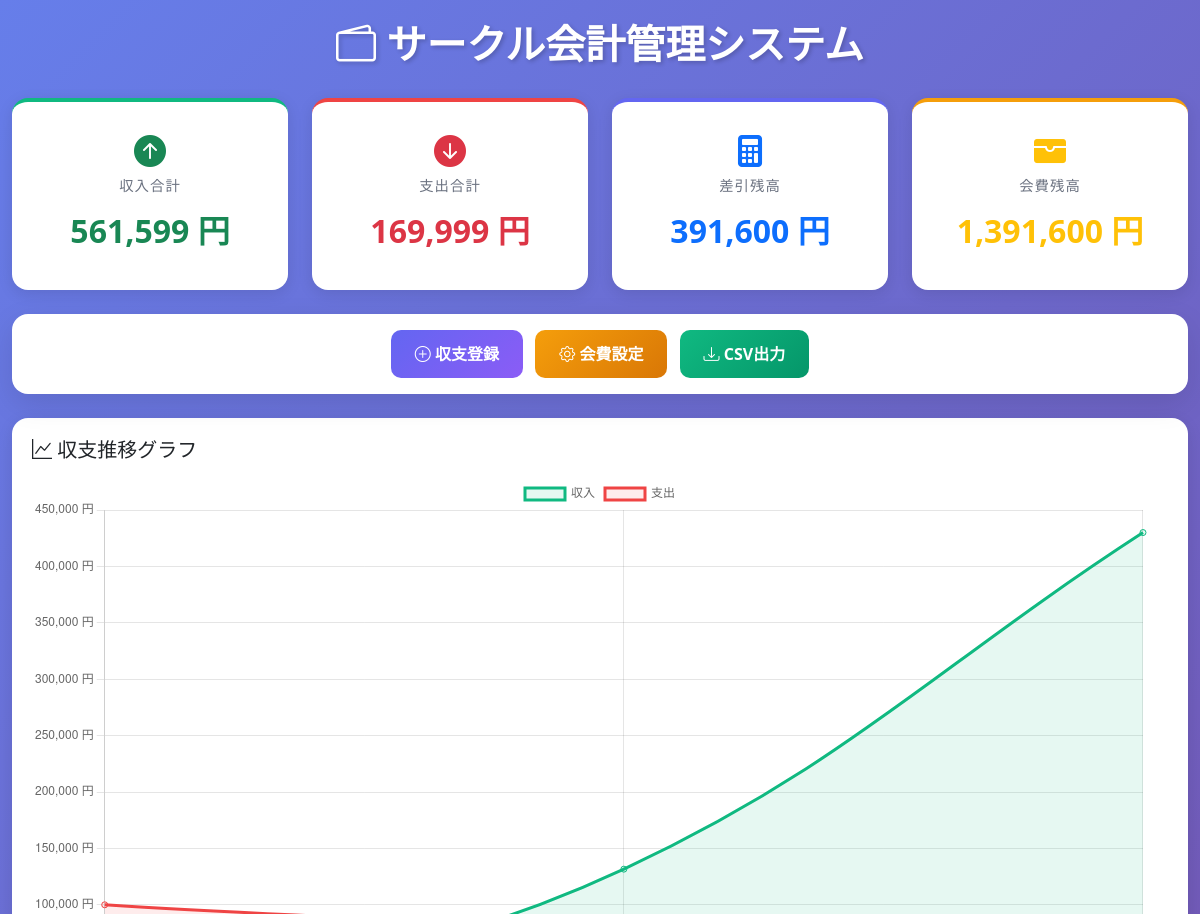
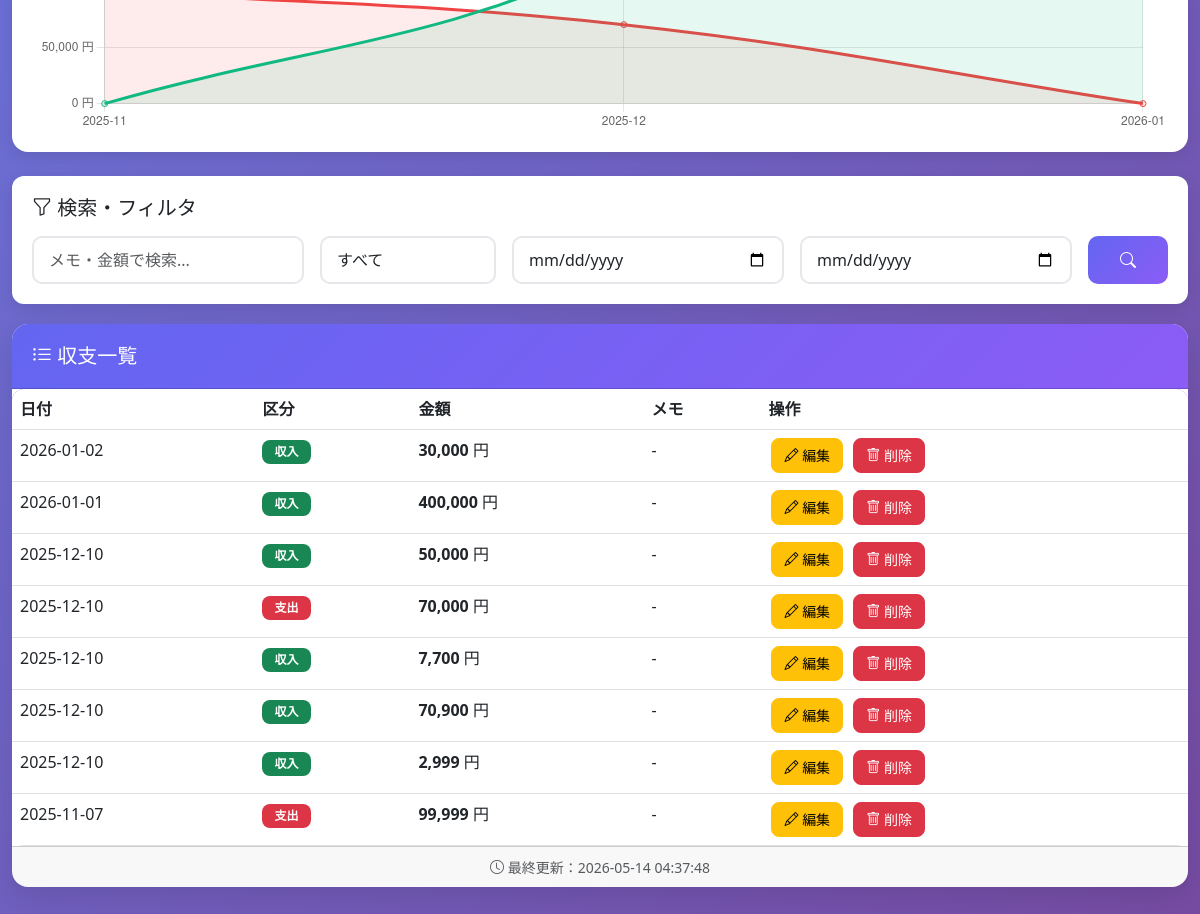
The page / (signed in) on the database its author committed (2 pictures, top to bottom).
### tables this page shows
CREATE TABLE records (
    id INTEGER PRIMARY KEY AUTOINCREMENT,
    date TEXT,
    category TEXT,
    amount INTEGER,
    memo TEXT
);

### app.py (the view)
@app.route('/')
def index():
    conn = sqlite3.connect(DB_NAME)
    c = conn.cursor()
    search_query = request.args.get('search', '')
    category_filter = request.args.get('category', '')
    date_from = request.args.get('date_from', '')
    date_to = request.args.get('date_to', '')
    query = "SELECT * FROM records WHERE 1=1"
    params = []
    if search_query:
        query += " AND (memo LIKE ? OR amount LIKE ?)"
        params.extend([f'%{search_query}%', f'%{search_query}%'])
    if category_filter:
        query += " AND category = ?"
        params.append(category_filter)
    if date_from:
        query += " AND date >= ?"
        params.append(date_from)
    if date_to:
        query += " AND date <= ?"
        params.append(date_to)
    query += " ORDER BY date DESC"
    c.execute(query, params)
    records = c.fetchall()
    c.execute("SELECT SUM(amount) FROM records WHERE category='収入'")
    income = c.fetchone()[0] or 0
    c.execute("SELECT SUM(amount) FROM records WHERE category='支出'")
    expense = c.fetchone()[0] or 0
    balance = income - expense
    c.execute("SELECT initial_fee FROM settings WHERE id = 1")
    initial_fee = c.fetchone()[0]
    remaining_fee = initial_fee + balance
    c.execute("""
        SELECT strftime('%Y-%m', date) as month,
               category,
               SUM(amount) as total
        FROM records
        GROUP BY month, category
        ORDER BY month DESC
        LIMIT 12
    """)
    monthly_data = c.fetchall()
    c.execute("""
        SELECT category, SUM(amount) as total
        FROM records
        GROUP BY category
    """)
    category_stats = c.fetchall()
    conn.close()
    return render_template('index.html', records=records, income=income, expense=expense,
                           balance=balance, initial_fee=initial_fee, remaining_fee=remaining_fee,
                           last_update=datetime.now().strftime("%Y-%m-%d %H:%M:%S"),
                           monthly_data=monthly_data, category_stats=category_stats,
                           search_query=search_query, category_filter=category_filter,
                           date_from=date_from, date_to=date_to)

### app.py (called while the page is built)
@app.before_request
def check_login():
    if request.endpoint not in ['login', 'static'] and not session.get('logged_in'):
        return redirect(url_for('login'))

### templates/index.html (shortened to what this page needs)
<!DOCTYPE html>
<html lang="ja">
<head>
<link href="https://cdn.jsdelivr.net/npm/bootstrap@5.3.0/dist/css/bootstrap.min.css" rel="stylesheet">
<link rel="stylesheet" href="https://cdn.jsdelivr.net/npm/bootstrap-icons@1.11.0/font/bootstrap-icons.css">
</head>
<body>
<div class="container">
    <h1 class="page-title"><i class="bi bi-wallet2"></i> サークル会計管理システム</h1>
    <div class="row g-4 mb-4">
        <div class="col-md-3 col-sm-6">
            <div class="stats-card income">
                <i class="bi bi-arrow-up-circle-fill text-success" style="font-size: 2rem;"></i>
                <div class="stats-label">収入合計</div>
                <div class="stats-value text-success">{{ "{:,}".format(income) }} 円</div>
            </div>
        </div>
        <div class="col-md-3 col-sm-6">
            <div class="stats-card expense">
                <i class="bi bi-arrow-down-circle-fill text-danger" style="font-size: 2rem;"></i>
                <div class="stats-label">支出合計</div>
                <div class="stats-value text-danger">{{ "{:,}".format(expense) }} 円</div>
            </div>
        </div>
        <div class="col-md-3 col-sm-6">
            <div class="stats-card balance">
                <i class="bi bi-calculator-fill text-primary" style="font-size: 2rem;"></i>
                <div class="stats-label">差引残高</div>
                <div class="stats-value text-primary">{{ "{:,}".format(balance) }} 円</div>
            </div>
        </div>
        <div class="col-md-3 col-sm-6">
            <div class="stats-card remaining">
                <i class="bi bi-wallet-fill text-warning" style="font-size: 2rem;"></i>
                <div class="stats-label">会費残高</div>
                <div class="stats-value text-warning">{{ "{:,}".format(remaining_fee) }} 円</div>
            </div>
        </div>
    </div>
    <div class="card mb-4">
        <div class="card-body text-center">
            <a href="/add" class="btn btn-modern btn-primary-modern me-2">
                <i class="bi bi-plus-circle"></i> 収支登録
            </a>
            <a href="/set_fee" class="btn btn-modern btn-warning-modern me-2">
                <i class="bi bi-gear"></i> 会費設定
            </a>
            <a href="/export" class="btn btn-modern btn-success-modern">
                <i class="bi bi-download"></i> CSV出力
            </a>
        </div>
    </div>
    <div class="row mb-4">
        <div class="col-12">
            <div class="chart-container">
                <h5 class="mb-3"><i class="bi bi-graph-up"></i> 収支推移グラフ</h5>
                <canvas id="chart"></canvas>
            </div>
        </div>
    </div>
    <div class="filter-section">
        <h5 class="mb-3"><i class="bi bi-funnel"></i> 検索・フィルタ</h5>
        <form method="GET" action="/" class="row g-3">
            <div class="col-md-3">
                <input type="text" name="search" class="form-control search-box"
                       placeholder="メモ・金額で検索..." value="{{ search_query }}">
            </div>
            <div class="col-md-2">
                <select name="category" class="form-control search-box">
                    <option value="">すべて</option>
                </select>
            </div>
            <div class="col-md-3">
                <input type="date" name="date_from" class="form-control search-box" value="{{ date_from }}">
            </div>
            <div class="col-md-3">
                <input type="date" name="date_to" class="form-control search-box" value="{{ date_to }}">
            </div>
            <div class="col-md-1">
                <button type="submit" class="btn btn-modern btn-primary-modern w-100">
                    <i class="bi bi-search"></i>
                </button>
            </div>
        </form>
    </div>
    <div class="card">
        <div class="card-header">
            <h5 class="mb-0"><i class="bi bi-list-ul"></i> 収支一覧</h5>
        </div>
        <div class="card-body p-0">
            <div class="table-responsive">
                <table class="table table-modern table-hover mb-0">
                    <thead>
                        <tr>
                            <th>日付</th>
                            <th>区分</th>
                            <th>金額</th>
                            <th>メモ</th>
                            <th>操作</th>
                        </tr>
                    </thead>
                    <tbody>
                        {% if records %}
                            {% for r in records %}
                            <tr>
                                <td>{{ r[1] }}</td>
                                <td>
                                    {% if r[2] == '収入' %}
                                        <span class="badge bg-success badge-modern">{{ r[2] }}</span>
                                    {% else %}
                                        <span class="badge bg-danger badge-modern">{{ r[2] }}</span>
                                    {% endif %}
                                </td>
                                <td><strong>{{ "{:,}".format(r[3]) }}</strong> 円</td>
                                <td>{{ r[4] or '-' }}</td>
                                <td class="action-buttons">
                                    <a href="/edit/{{ r[0] }}" class="btn btn-sm btn-warning">
                                        <i class="bi bi-pencil"></i> 編集
                                    </a>
                                    <form method="POST" action="/delete/{{ r[0] }}" style="display:inline;"
                                          onsubmit="return confirm('本当に削除しますか？');">
                                        <button type="submit" class="btn btn-sm btn-danger">
                                            <i class="bi bi-trash"></i> 削除
                                        </button>
                                    </form>
                                </td>
                            </tr>
                            {% endfor %}
                        {% endif %}
                    </tbody>
                </table>
            </div>
        </div>
        <div class="card-footer text-muted text-center">
            <small><i class="bi bi-clock"></i> 最終更新：{{ last_update }}</small>
        </div>
    </div>
</div>
<script>
// グラフの描画
fetch('/api/chart-data')
    .then(response => response.json())
    .then(data => {
        const ctx = document.getElementById('chart').getContext('2d');
        new Chart(ctx, {
            type: 'line',
            data: {
                labels: data.months,
                datasets: [{
                    label: '収入',
                    data: data.income,
                    borderColor: '#10b981',
                    backgroundColor: 'rgba(16, 185, 129, 0.1)',
                    tension: 0.4,
                    fill: true
                }, {
                    label: '支出',
                    data: data.expense,
                    borderColor: '#ef4444',
                    backgroundColor: 'rgba(239, 68, 68, 0.1)',
                    tension: 0.4,
                    fill: true
                }]
            },
            options: {
                responsive: true,
                maintainAspectRatio: true,
                plugins: {
                    legend: {
                        position: 'top',
                    },
                    title: {
                        display: false
                    }
                },
                scales: {
                    y: {
                        beginAtZero: true,
                        ticks: {
                            callback: function(value) {
                                return value.toLocaleString() + ' 円';
                            }
                        }
                    }
                }
            }
        });
    });
</script>
</body>
</html>

### templates/index.html (style rules this page uses)
:root { --primary: #6366f1; --secondary: #8b5cf6; --success: #10b981; --danger: #ef4444; --warning: #f59e0b; --dark: #1f2937; --light: #f9fafb; }
body { font-family: 'Segoe UI', 'メイリオ', sans-serif; background: linear-gradient(135deg, #667eea 0%, #764ba2 100%); min-height: 100vh; padding: 20px 0; }
.container { max-width: 1400px; }
.card { border: none; border-radius: 16px; box-shadow: 0 10px 30px rgba(0,0,0,0.1); margin-bottom: 20px; transition: transform 0.3s; }
.card-header { background: linear-gradient(135deg, var(--primary), var(--secondary)); color: white; border-radius: 16px 16px 0 0 !important; padding: 20px; font-weight: 600; }
.stats-card { background: white; border-radius: 16px; padding: 25px; text-align: center; box-shadow: 0 4px 15px rgba(0,0,0,0.1); transition: all 0.3s; }
.stats-card.income { border-top: 4px solid var(--success); }
.stats-card.expense { border-top: 4px solid var(--danger); }
.stats-card.balance { border-top: 4px solid var(--primary); }
.stats-card.remaining { border-top: 4px solid var(--warning); }
.stats-value { font-size: 2rem; font-weight: 700; margin: 10px 0; color: var(--dark); }
.stats-label { color: #6b7280; font-size: 0.9rem; text-transform: uppercase; letter-spacing: 1px; }
.btn-modern { border-radius: 10px; padding: 12px 24px; font-weight: 600; transition: all 0.3s; border: none; }
.btn-primary-modern { background: linear-gradient(135deg, var(--primary), var(--secondary)); color: white; }
.btn-success-modern { background: linear-gradient(135deg, var(--success), #059669); color: white; }
.btn-warning-modern { background: linear-gradient(135deg, var(--warning), #d97706); color: white; }
.table-modern { background: white; border-radius: 12px; overflow: hidden; }
.table-modern thead { background: linear-gradient(135deg, var(--primary), var(--secondary)); color: white; }
.table-modern tbody tr { transition: all 0.2s; }
.filter-section { background: white; border-radius: 12px; padding: 20px; margin-bottom: 20px; box-shadow: 0 4px 15px rgba(0,0,0,0.1); }
.search-box { border-radius: 10px; border: 2px solid #e5e7eb; padding: 10px 15px; transition: all 0.3s; }
.chart-container { background: white; border-radius: 16px; padding: 20px; box-shadow: 0 4px 15px rgba(0,0,0,0.1); }
.page-title { color: white; text-align: center; margin-bottom: 30px; font-weight: 700; text-shadow: 2px 2px 4px rgba(0,0,0,0.2); }
.badge-modern { padding: 6px 12px; border-radius: 8px; font-weight: 600; }
.action-buttons .btn { margin: 0 3px; padding: 6px 12px; border-radius: 8px; }

### rows shown on the page
records: date "2026-01-02", category "収入", amount "30,000", memo "-"
records: date "2026-01-01", category "収入", amount "400,000", memo "-"
records: date "2025-12-10", category "収入", amount "50,000", memo "-"
records: date "2025-12-10", category "支出", amount "70,000", memo "-"
records: date "2025-12-10", category "収入", amount "7,700", memo "-"
records: date "2025-12-10", category "収入", amount "70,900", memo "-"
records: date "2025-12-10", category "収入", amount "2,999", memo "-"
records: date "2025-11-07", category "支出", amount "99,999", memo "-"

### other values the page prints
{{ "{:,}".format(income) }} "561,599"
{{ "{:,}".format(expense) }} "169,999"
{{ "{:,}".format(balance) }} "391,600"
{{ "{:,}".format(remaining_fee) }} "1,391,600"
